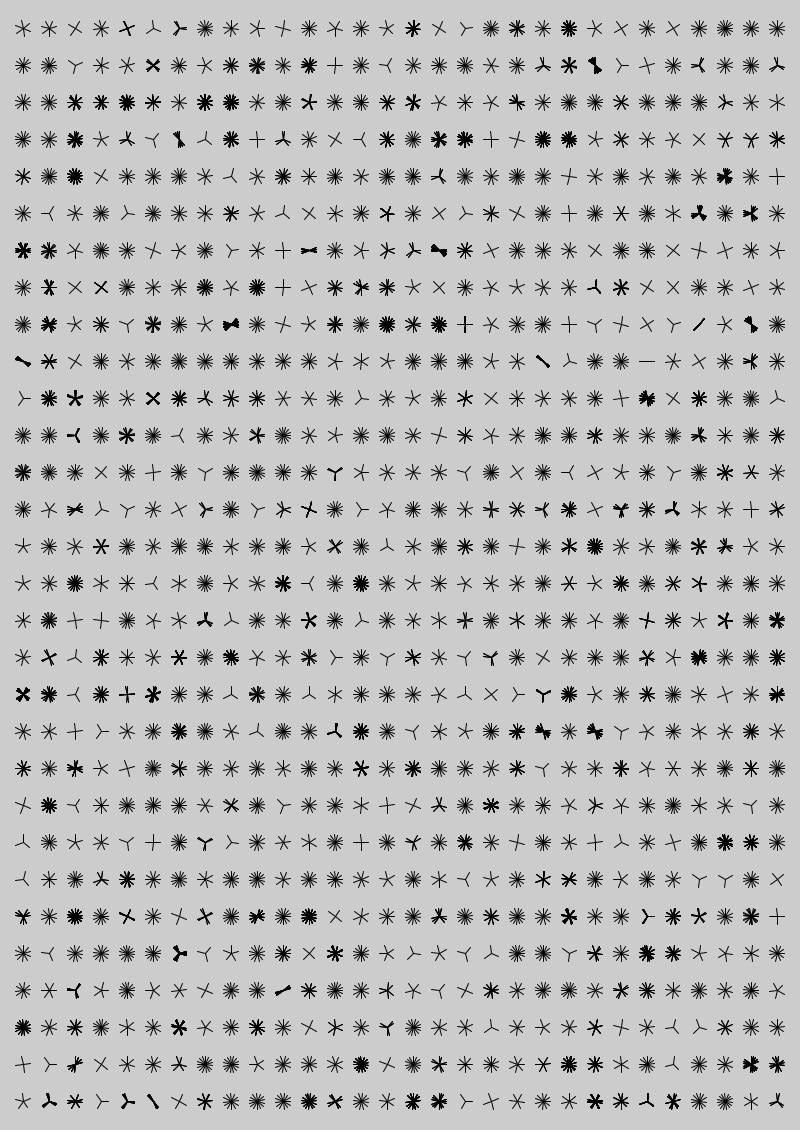
Frame 1 (no input)
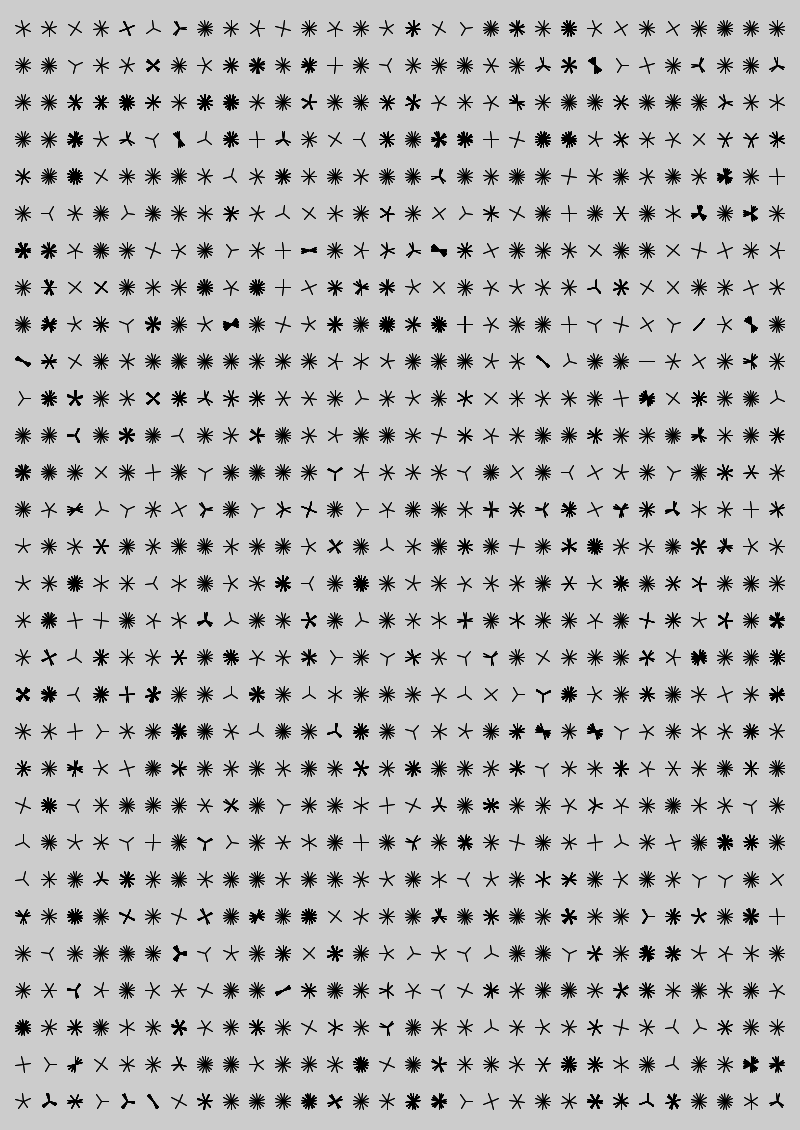
Frame 2 (the mouse pressed at the canvas centre, redrawn once)

The Processing sketch that drew these frames (run headless with seeded random() and noise(); the mouse was pressed at the canvas centre and the sketch redrawn once):

// Processing sketch: Snowflake_x9
// ── Snowflake_x9.pde
import java.util.ArrayList;

int GRID_ROWS = 30;
int GRID_COLS = 30;
int GRID_PRODUCT = GRID_ROWS * GRID_COLS;
Snowflake[] snowflakes = new Snowflake[GRID_PRODUCT];

// Padding around individual snowflakes
int SNOWFLAKE_PADDING = 5;
int SNOWFLAKE_PADDING_BOTH_SIDES = SNOWFLAKE_PADDING * 2;
// Window border padding
int WINDOW_PADDING = 10;
int WINDOW_PADDING_BOTH_SIDES = WINDOW_PADDING * 2;

void settings()
{
  // Setting ssketch window to left side of screen
  // -70 accounts for navigation bar
  size(int(displayWidth/2), int(displayHeight - 70));
}

void setup()
{
  surface.setLocation(0, 0);
  
  // Dividing window for spacing of snowflakes
  float x_spacing = (width - WINDOW_PADDING_BOTH_SIDES)/GRID_COLS;
  float y_spacing = (height - WINDOW_PADDING_BOTH_SIDES)/GRID_ROWS;
  
  // Dividing by 2 to get radius, not diameter
  float xr, yr;
  float useable_grid_r = 0;
  xr = (x_spacing - SNOWFLAKE_PADDING_BOTH_SIDES)/2;
  yr = (y_spacing - SNOWFLAKE_PADDING_BOTH_SIDES)/2;
  // Getting smallest radius that'll fit in grid square
    // The bigger the amount of rows/cols, the smaller the radius
      // So smaller radius must be used to ensure fit
  if (xr <= yr)
    useable_grid_r = xr;
  else
    useable_grid_r = yr;
    
  // Initializing snowflakes array 
  int row_acc = 0;
  int col_acc = 0;
  for (int i = 0; i < snowflakes.length; i++)
  {
    // Initializing snowflakes
    float x = (col_acc * x_spacing) + xr + SNOWFLAKE_PADDING + WINDOW_PADDING;
    float y = (row_acc * y_spacing) + yr + SNOWFLAKE_PADDING + WINDOW_PADDING;

    //Identifying information is +1 so my visual-based brain doesn't have to do programming math lol
    snowflakes[i] = new Snowflake(x, y, useable_grid_r, i + 1, row_acc + 1, col_acc + 1);
    
    col_acc += 1;
    // If end of column reached, reset and add to row count
    if (col_acc%GRID_COLS == 0)
    {
      col_acc = 0;
      row_acc += 1;
    }
  }
  noLoop();
}

void draw()
{
  fill(255, 0, 0);
  line(width, 0, width, height);
  for(int i=0; i<snowflakes.length; i++)
    snowflakes[i].display();
}

class Snowflake 
{
  // FUNDAMENTALS
  int number, row, col;  // Identifying information
  float ox, oy;  // Centered origin points
  float or; // Radius of display grid for an individual snowflake, based off of # of rows/cols & padding
  // ARMS
  float starting_arm_angle = radians(random(0, 360));
  int amount_of_arms = floor(random(3, 16)); // Longest extensions from center
  boolean arms_are_equally_spaced = boolean(floor(random(2)));
  int amount_of_groups = 0;
  int arms_per_group = 1;  // Amount of arms within an unevenly spaced "group"
  float group_spacing = radians(random(.25 * (360/amount_of_arms), 330));
  //boolean has_multiple_group_sizes = boolean(floor(random(2)));
  //float[] arm_length = new float[amount_of_arms];
  float arm_length = 0;
  //boolean arms_are_equal_length = boolean(floor(random(2)));
  Snowflake(float x, float y, float r, int num, int ro, int co)
  {
    ox = x;
    oy = y;
    or = r;
    arm_length = or;
    
    number = num;
    row = ro;
    col = co;
    
    check_dependent_variables();
    print_diagnostics();
  }
  
  void display()
  {
    push();
      translate(ox, oy);
      rotate(starting_arm_angle);
      for (int i=0; i<amount_of_arms; i++)
      { 
        if (arms_are_equally_spaced)
        {
          rotate(radians(360/amount_of_arms));
          line(0, 0, 0, arm_length);
        }
        else
        {
          // Rotation for each group
          rotate(radians(360/(amount_of_arms/arms_per_group)));
          // Rotation for each arm in group
          push();
            for (int i_ = 0; i_ < arms_per_group; i_++)
            {
              rotate(group_spacing);
              line(0, 0, 0, arm_length);
            }
          pop();
        }
      }
    pop();
  }
  
  void check_dependent_variables()
  {
    // For snowflakes with less arms, prevent them from being spaced unequally
    if (amount_of_arms < 6 && !arms_are_equally_spaced)
    {
      arms_are_equally_spaced = true;
      return;
    }
    // Denominators of amount of arms
    ArrayList<Integer> denoms = new ArrayList<Integer>();
    // Getting group size
    if (!arms_are_equally_spaced)
    {
      // Checking for denominators
        // NOTE: Skips 1
      for (int i=2; i<=amount_of_arms; i++)
      {
        if (amount_of_arms%i == 0 && i != amount_of_arms)
          denoms.add(i);
      }
      // If only denominator is the number of arms itself (prime), do not group
      if (denoms.size() == 0)
      {
        arms_are_equally_spaced = true;
        return;
      }
      // Calculating amount of groups of arms
      int random_el;
      boolean only_two_groups = true;
      // If there's less than two groups, find a different amount of groups
        //Snowflakes with less arms look weird in two group forms
          //There is an exception for snowflakes with more arms because they fan out wider
      while (only_two_groups)
      {
        random_el = int(random(denoms.size()));
        arms_per_group = denoms.get(random_el);
        amount_of_groups = amount_of_arms/arms_per_group;
        // If only 2 groups of arms in a 6-armed or less snowflake, re-analyze
        if (amount_of_groups == 2 && amount_of_arms <= 6)
          continue;
        else
          only_two_groups = false;
      }
    }
  }
  
  void print_diagnostics()
  {
    print("\n #", number, "     row: ", row, "     col:", col);
    print("\n", amount_of_arms, " arms that are evenly spaced: ", arms_are_equally_spaced);
    print("\n", arms_per_group, " arms in ", amount_of_groups, " groups rotated ", degrees(group_spacing), " degrees each");
    print("\n\n");
  }
  
}
